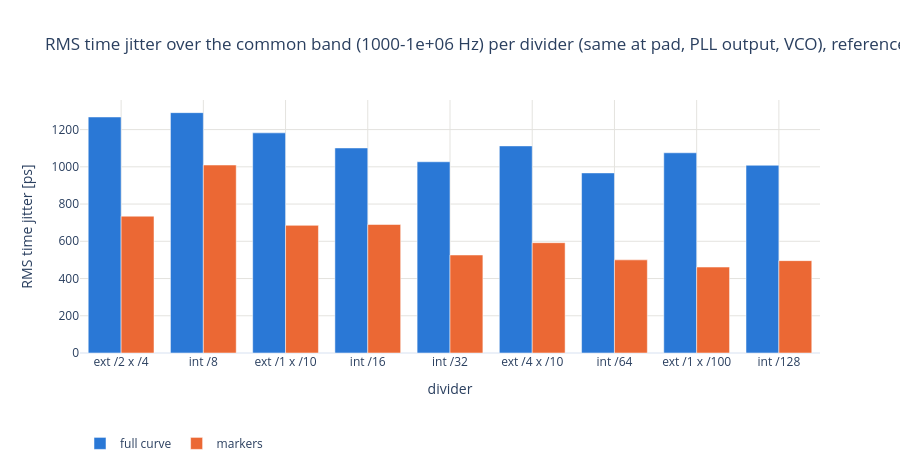

Write notebook code for a chart like this one.
### Code cell
# RMS jitter over the common band per divider (markers and full curve): should be the same for every divider.
band = ok["common_band"].iloc[0] if len(ok) else ""
fig = go.Figure()
for col, name, color in (("time_jitter_trace_common_ps", "full curve", "#2a78d6"),
                         ("time_jitter_common_ps", "markers", "#eb6834")):
    fig.add_bar(x=ok["divider"], y=ok[col], name=name, marker_color=color,
                customdata=np.c_[ok["total_div"], ok["f_out"] / 1e6, ok["carrier_dbm"]],
                hovertemplate=(f"{name}: %{{y:.1f}} ps<br>%{{x}} (/%{{customdata[0]:.0f}}, %{{customdata[1]:g}} MHz, "
                               "carrier %{customdata[2]:.1f} dBm)<extra></extra>"))
fig.update_layout(title=f"RMS time jitter over the common band ({band} Hz) per divider (same at pad, PLL output, VCO), {REF_TXT}", template="plotly_white",
                  height=470, barmode="group", legend=dict(orientation="h", y=-0.3))
fig.update_xaxes(title="divider", categoryorder="array", categoryarray=list(ok["divider"]), gridcolor=GRID)
fig.update_yaxes(title="RMS time jitter [ps]", gridcolor=GRID, rangemode="tozero")
save(fig, "jitter_common")

### Figure 1 — Plotly figure (JSON) as saved in the notebook; plotly's stock layout.template omitted (floating-point values rounded to 4 significant figures)
{"data": [{"customdata": [[8.0, 125.0, -3.944], [8.0, 125.0, -3.952], [10.0, 100.0, -2.235], [16.0, 62.5, 0.6131], [32.0, 31.25, -1.84], [40.0, 25.0, -2.288], [64.0, 15.62, -3.087], [100.0, 10.0, -4.002], [128.0, 7.812, -4.54]], "hovertemplate": "full curve: %{y:.1f} ps<br>%{x} (/%{customdata[0]:.0f}, %{customdata[1]:g} MHz, carrier %{customdata[2]:.1f} dBm)<extra></extra>", "marker": {"color": "#2a78d6"}, "name": "full curve", "type": "bar", "x": ["ext /2 x /4", "int /8", "ext /1 x /10", "int /16", "int /32", "ext /4 x /10", "int /64", "ext /1 x /100", "int /128"], "y": [1268.0, 1291.0, 1182.0, 1101.0, 1027.0, 1112.0, 967.3, 1075.0, 1008.0]}, {"customdata": [[8.0, 125.0, -3.944], [8.0, 125.0, -3.952], [10.0, 100.0, -2.235], [16.0, 62.5, 0.6131], [32.0, 31.25, -1.84], [40.0, 25.0, -2.288], [64.0, 15.62, -3.087], [100.0, 10.0, -4.002], [128.0, 7.812, -4.54]], "hovertemplate": "markers: %{y:.1f} ps<br>%{x} (/%{customdata[0]:.0f}, %{customdata[1]:g} MHz, carrier %{customdata[2]:.1f} dBm)<extra></extra>", "marker": {"color": "#eb6834"}, "name": "markers", "type": "bar", "x": ["ext /2 x /4", "int /8", "ext /1 x /10", "int /16", "int /32", "ext /4 x /10", "int /64", "ext /1 x /100", "int /128"], "y": [734.9, 1010.0, 685.6, 690.2, 526.4, 592.4, 500.2, 461.7, 496.1]}], "layout": {"barmode": "group", "height": 470, "legend": {"orientation": "h", "y": -0.3}, "title": {"text": "RMS time jitter over the common band (1000-1e+06 Hz) per divider (same at pad, PLL output, VCO), reference 7.812 MHz"}, "xaxis": {"categoryarray": ["ext /2 x /4", "int /8", "ext /1 x /10", "int /16", "int /32", "ext /4 x /10", "int /64", "ext /1 x /100", "int /128"], "categoryorder": "array", "gridcolor": "#e4e3df", "title": {"text": "divider"}}, "yaxis": {"gridcolor": "#e4e3df", "rangemode": "tozero", "title": {"text": "RMS time jitter [ps]"}}}}
